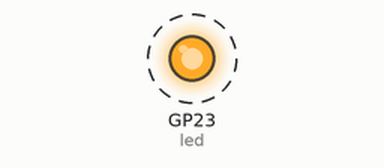
This program was run on a simulated Raspberry Pi Pico running MicroPython. Shown: output pins drawn as LEDs (lit = HIGH). Dashed ring = blinking.

Above: at 0.1 s.
Timing chart, 0 to 3.0 s (numbered marks = the images above):
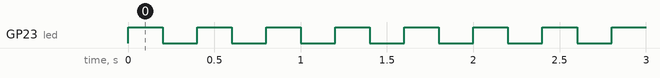

The program:

main.py
```python
from machine import Pin
from time import sleep_ms

# Waveshare RP2350B-Plus-W: LED2 is active-high on GPIO23.
led = Pin(23, Pin.OUT, value=0)

while True:
    led.on()
    sleep_ms(200)
    led.off()
    sleep_ms(200)
```

Measured:
- by itself, GP23 (led): alternates HIGH for 0.20 s and LOW for 0.20 s
